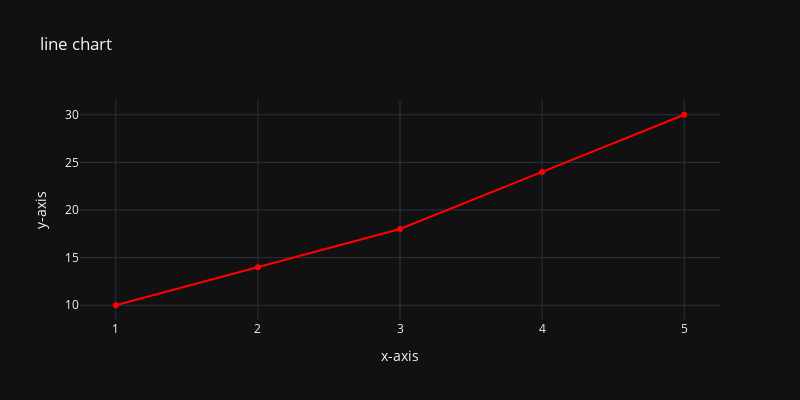

Notebook source saved alongside this figure:
### Code cell
x = [1,2,3,4,5]
y = [10,14,18,24,30]
fig = px.line(x=x,y=y,title='line chart',labels={'x':'x-axis','y':'y-axis'},
        width=800,height = 400,template = 'plotly_dark',markers = True,
        color_discrete_sequence=['red'])
fig.show()

### Figure 1 — Plotly figure (JSON) as saved in the notebook; plotly's stock layout.template omitted (floating-point values rounded to 4 significant figures)
{"data": [{"hovertemplate": "x-axis=%{x}<br>y-axis=%{y}<extra></extra>", "legendgroup": "", "line": {"color": "red", "dash": "solid"}, "marker": {"symbol": "circle"}, "mode": "lines+markers", "name": "", "orientation": "v", "showlegend": false, "type": "scatter", "x": [1, 2, 3, 4, 5], "xaxis": "x", "y": [10, 14, 18, 24, 30], "yaxis": "y"}], "layout": {"height": 400, "legend": {"tracegroupgap": 0}, "title": {"text": "line chart"}, "width": 800, "xaxis": {"anchor": "y", "domain": [0, 1], "title": {"text": "x-axis"}}, "yaxis": {"anchor": "x", "domain": [0, 1], "title": {"text": "y-axis"}}}}
